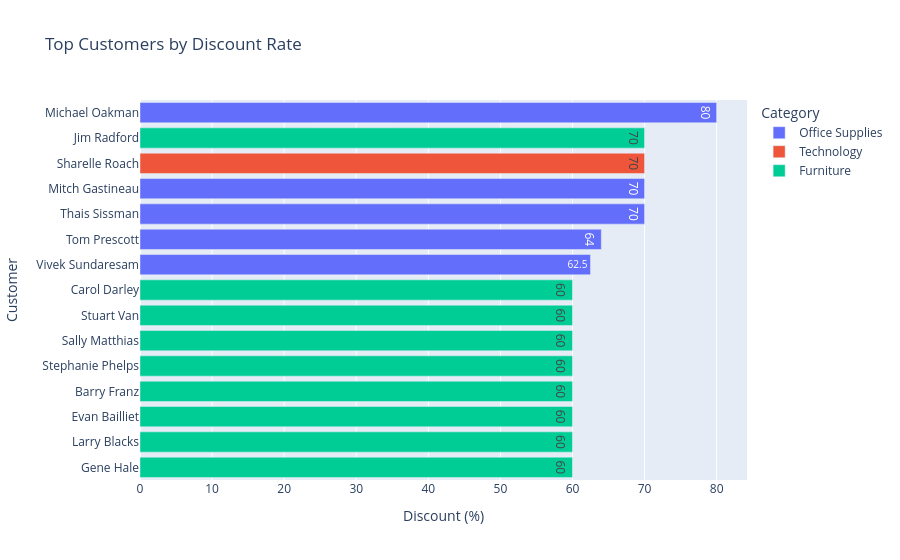

The cell this chart's notebook holds for it:
### Markdown cell above
## **Part 3: Operational Logistics & Discount Strategy (Visuals 9 & 10)**
9. — Total Orders Volume by Shipping Duration Tier (Bar Chart): Categorizes total order volume into fulfillment tiers (Same Day, 1–4 Days, 5–7 Days, More than 7 Days) calculated from (Ship Date - Order Date).
10. — Top Customers by Discount Rate (Plotly Interactive Bar Chart): Identifies the top 15 customers with the highest average discount rates, categorized by product Category and Segment.

### Code cell
# visualization of Total Orders Volume by Shipping Duration Tier
df['Order Date'] = pd.to_datetime(df['Order Date'])
df['Ship Date'] = pd.to_datetime(df['Ship Date'])
df['Shipping_Duration'] = (df['Ship Date'] - df['Order Date']).dt.days

df['Duration_Category'] = pd.cut(
    df['Shipping_Duration'],
    bins=[-1, 0, 4, 7, 100],
    labels=[
        'Same Day (0 Days)',
        '1 - 4 Days',
        '5 - 7 Days',
        'More than 7 Days',
    ],
)

data_counts = (
    df['Duration_Category'].value_counts().reindex([
        'Same Day (0 Days)',
        '1 - 4 Days',
        '5 - 7 Days',
        'More than 7 Days',
    ]).reset_index()
)
data_counts.columns = ['Category', 'Order_Count']

fig, ax = plt.subplots(figsize=(10, 6), dpi=100)
fig.patch.set_facecolor('#f8f9fa')
ax.set_facecolor('#f8f9fa')

bars = ax.bar(
    data_counts['Category'],
    data_counts['Order_Count'],
    color='#2b5c8f',
    width=0.55,
    edgecolor='#1d3c5e',
    linewidth=1,
)

max_count = data_counts['Order_Count'].max()
ax.set_ylim(0, max_count * 1.15)

for bar in bars:
    height = bar.get_height()
    if pd.notna(height) and height > 0:
        ax.text(
            bar.get_x() + bar.get_width() / 2,
            height + (max_count * 0.02),
            f'{int(height):,}',
            ha='center',
            va='bottom',
            fontsize=11,
            fontweight='bold',
            color='#1d3c5e',
        )

ax.set_title(
    'Total Orders Volume by Shipping Duration Tier',
    fontsize=15,
    fontweight='bold',
    pad=20,
    loc='left',
)
ax.set_xlabel('Shipping Duration Tiers', fontsize=12, fontweight='bold', labelpad=10)
ax.set_ylabel('Number of Orders', fontsize=12, fontweight='bold', labelpad=10)

ax.tick_params(axis='both', which='major', labelsize=10)
ax.spines['top'].set_visible(False)
ax.spines['right'].set_visible(False)
ax.spines['left'].set_color('#cccccc')
ax.spines['bottom'].set_color('#cccccc')

ax.yaxis.grid(True, linestyle='--', alpha=0.5, color='#aaaaaa')
ax.set_axisbelow(True)

plt.tight_layout()
plt.show()

#Top Customers by Discount Rate
import plotly.express as px

top_df = df.groupby(['Category', 'Segment', 'Customer Name'])['Discount'].mean().reset_index()
top_df = top_df.sort_values(by='Discount', ascending=False).head(15)
top_df['Discount_Pct'] = top_df['Discount'] * 100

fig = px.bar(
    top_df,
    x='Discount_Pct',
    y='Customer Name',
    color='Category',
    hover_data=['Segment'],
    orientation='h',
    title='Top Customers by Discount Rate',
    labels={'Discount_Pct': 'Discount (%)', 'Customer Name': 'Customer'},
    text_auto='.1f%'
)

fig.update_layout(yaxis={'categoryorder': 'total ascending'})
fig.show()

### Figure 1 — Plotly figure (JSON) as saved in the notebook; plotly's stock layout.template omitted (floating-point values rounded to 4 significant figures)
{"data": [{"customdata": [["Consumer"], ["Consumer"], ["Corporate"], ["Consumer"], ["Consumer"]], "hovertemplate": "Category=Office Supplies<br>Discount (%)=%{x}<br>Customer=%{y}<br>Segment=%{customdata[0]}<extra></extra>", "legendgroup": "Office Supplies", "marker": {"color": "#636efa", "pattern": {"shape": ""}}, "name": "Office Supplies", "orientation": "h", "showlegend": true, "textposition": "auto", "texttemplate": "%{x:.1f%}", "type": "bar", "x": [80.0, 70.0, 70.0, 64.0, 62.5], "xaxis": "x", "y": ["Michael Oakman", "Thais Sissman", "Mitch Gastineau", "Tom Prescott", "Vivek Sundaresam"], "yaxis": "y"}, {"customdata": [["Home Office"]], "hovertemplate": "Category=Technology<br>Discount (%)=%{x}<br>Customer=%{y}<br>Segment=%{customdata[0]}<extra></extra>", "legendgroup": "Technology", "marker": {"color": "#EF553B", "pattern": {"shape": ""}}, "name": "Technology", "orientation": "h", "showlegend": true, "textposition": "auto", "texttemplate": "%{x:.1f%}", "type": "bar", "x": [70.0], "xaxis": "x", "y": ["Sharelle Roach"], "yaxis": "y"}, {"customdata": [["Consumer"], ["Corporate"], ["Consumer"], ["Consumer"], ["Home Office"], ["Corporate"], ["Consumer"], ["Corporate"], ["Consumer"]], "hovertemplate": "Category=Furniture<br>Discount (%)=%{x}<br>Customer=%{y}<br>Segment=%{customdata[0]}<extra></extra>", "legendgroup": "Furniture", "marker": {"color": "#00cc96", "pattern": {"shape": ""}}, "name": "Furniture", "orientation": "h", "showlegend": true, "textposition": "auto", "texttemplate": "%{x:.1f%}", "type": "bar", "x": [70.0, 60.0, 60.0, 60.0, 60.0, 60.0, 60.0, 60.0, 60.0], "xaxis": "x", "y": ["Jim Radford", "Gene Hale", "Larry Blacks", "Evan Bailliet", "Barry Franz", "Stephanie Phelps", "Sally Matthias", "Stuart Van", "Carol Darley"], "yaxis": "y"}], "layout": {"barmode": "relative", "legend": {"title": {"text": "Category"}, "tracegroupgap": 0}, "title": {"text": "Top Customers by Discount Rate"}, "xaxis": {"anchor": "y", "domain": [0, 1], "title": {"text": "Discount (%)"}}, "yaxis": {"anchor": "x", "categoryorder": "total ascending", "domain": [0, 1], "title": {"text": "Customer"}}}}
